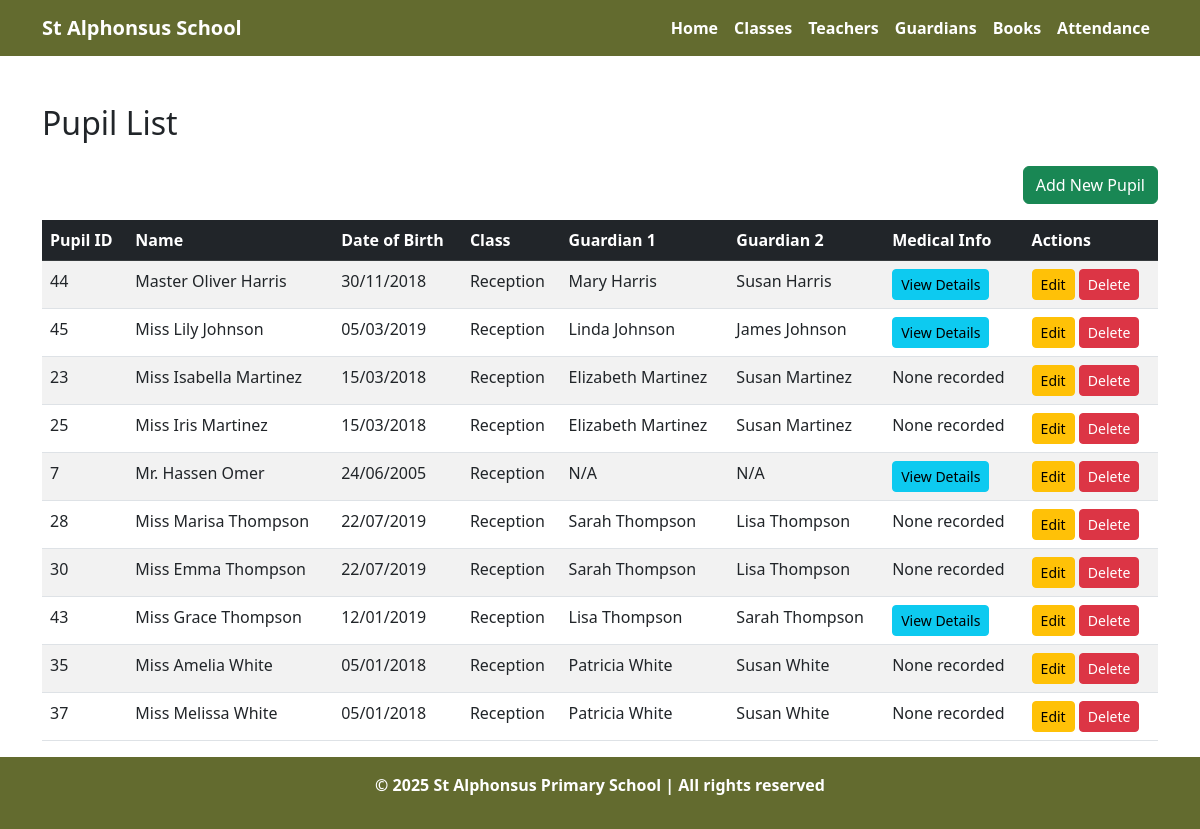
/pupils.php?class_id=1, run on the app's committed database.
### tables this page shows
CREATE TABLE `pupils` (
  `PupilID` int(11) NOT NULL,
  `Title` varchar(10) DEFAULT NULL,
  `FirstName` varchar(50) NOT NULL,
  `Surname` varchar(50) NOT NULL,
  `DOB` date DEFAULT NULL,
  `Address_Line1` varchar(100) DEFAULT NULL,
  `Address_Line2` varchar(100) DEFAULT NULL,
  `Address_Line3` varchar(100) DEFAULT NULL,
  `Postcode` varchar(10) DEFAULT NULL,
  `Medical_Allergy` text DEFAULT NULL,
  `Medical_Vaccination` text DEFAULT NULL,
  `ClassID` int(11) DEFAULT NULL,
  `Guardian1ID` int(11) DEFAULT NULL,
  `Guardian2ID` int(11) DEFAULT NULL,
  `Notes` text DEFAULT NULL
);

CREATE TABLE `classes` (
  `ClassID` int(11) NOT NULL,
  `ClassType` varchar(50) NOT NULL,
  `ClassName` varchar(50) NOT NULL,
  `ClassCapacity` int(11) NOT NULL,
  `ClassNotes` text DEFAULT NULL
);

CREATE TABLE `guardian` (
  `GuardianID` int(11) NOT NULL,
  `GuardianType` varchar(50) DEFAULT NULL,
  `Title` varchar(10) DEFAULT NULL,
  `FirstName` varchar(50) NOT NULL,
  `Surname` varchar(50) NOT NULL,
  `Address_Line1` varchar(100) DEFAULT NULL,
  `Address_Line2` varchar(100) DEFAULT NULL,
  `Address_Line3` varchar(100) DEFAULT NULL,
  `Postcode` varchar(10) DEFAULT NULL,
  `ContactNumber` varchar(15) DEFAULT NULL,
  `EmailAddress` varchar(100) DEFAULT NULL,
  `Notes` text DEFAULT NULL
);

### pupils.php (the view, shortened to what this page needs)
<?php
include 'config.php';
include 'header.php';
$classID = $_GET['class_id'];
$query = "
    SELECT
        p.*,
        c.ClassName,
        g1.FirstName AS Guardian1FirstName,
        g1.Surname AS Guardian1Surname,
        g2.FirstName AS Guardian2FirstName,
        g2.Surname AS Guardian2Surname
    FROM Pupils p
    LEFT JOIN Classes c ON p.ClassID = c.ClassID
    LEFT JOIN Guardian g1 ON p.Guardian1ID = g1.GuardianID
    LEFT JOIN Guardian g2 ON p.Guardian2ID = g2.GuardianID
    WHERE p.ClassID = $classID
    ORDER BY p.Surname ASC
";
$result = $conn->query($query);
?>
<div class="container mt-5">
    <h2 class="mb-4">Pupil List</h2>
    <div class="mb-3 text-end">
        <a href="add_pupil.php" class="btn btn-success">Add New Pupil</a>
    </div>
    <?php if ($result->num_rows > 0):  ?>
        <div class="table-responsive">
            <table class="table table-striped table-hover">
                <thead class="table-dark">
                    <tr>
                        <th>Pupil ID</th>
                        <th>Name</th>
                        <th>Date of Birth</th>
                        <th>Class</th>
                        <th>Guardian 1</th>
                        <th>Guardian 2</th>
                        <th>Medical Info</th>
                        <th>Actions</th>
                    </tr>
                </thead>
                <tbody>
                    <?php while($row = $result->fetch_assoc()):  ?>
                        <tr>
                            <td><?= $row['PupilID'] ?></td>
                            <td><?= $row['Title'] ?> <?= $row['FirstName'] ?> <?= $row['Surname'] ?></td>
                            <td><?= date('d/m/Y', strtotime($row['DOB'])) ?></td>
                            <td><?= $row['ClassName'] ?? 'N/A' ?></td>
                            <td>
                                <?php if ($row['Guardian1FirstName']): ?>
                                    <?= $row['Guardian1FirstName'] ?> <?= $row['Guardian1Surname'] ?>
                                <?php else: ?>
                                    N/A
                                <?php endif; ?>
                            </td>
                            <td>
                                <?php if ($row['Guardian2FirstName']): ?>
                                    <?= $row['Guardian2FirstName'] ?> <?= $row['Guardian2Surname'] ?>
                                <?php else: ?>
                                    N/A
                                <?php endif; ?>
                            </td>
                            <td>
                                <?php if ($row['Medical_Allergy'] || $row['Medical_Vaccination']): ?>
                                    <button class="btn btn-sm btn-info" data-bs-toggle="modal"
                                        data-bs-target="#medicalModal<?= $row['PupilID'] ?>">
                                        View Details
                                    </button>
                                <?php else: ?>
                                    None recorded
                                <?php endif; ?>
                            </td>
                            <td>
                                <a href="edit_pupil.php?id=<?= $row['PupilID'] ?>" class="btn btn-sm btn-warning">
                                    <i class="bi bi-pencil"></i> Edit
                                </a>
                                <a href="delete_pupil.php?id=<?= $row['PupilID'] ?>" class="btn btn-sm btn-danger"
                                    onclick="return confirm('Are you sure you want to delete this pupil?')">
                                    <i class="bi bi-trash"></i> Delete
                                </a>
                            </td>
                        </tr>
                    <?php endwhile;  ?>
                </tbody>
            </table>
        </div>
    <?php else: ?>
        <div class="alert alert-info">No pupils found in the system.</div>
    <?php endif; ?>
</div>
<?php
include 'footer.php';
?>

### header.php (style rules this page uses)
html, body { height: 100%; margin: 0; display: flex; flex-direction: column; }

### data on the page
pupils: PupilID "44", Title "Master", FirstName "Oliver", Surname "Harris", DOB "30/11/2018", ClassID.ClassName "Reception", Guardian1ID.FirstName "Mary", Guardian1ID.Surname "Harris", Guardian2ID.FirstName "Susan", Guardian2ID.Surname "Harris"
pupils: PupilID "45", Title "Miss", FirstName "Lily", Surname "Johnson", DOB "05/03/2019", ClassID.ClassName "Reception", Guardian1ID.FirstName "Linda", Guardian1ID.Surname "Johnson", Guardian2ID.FirstName "James", Guardian2ID.Surname "Johnson"
pupils: PupilID "23", Title "Miss", FirstName "Isabella", Surname "Martinez", DOB "15/03/2018", ClassID.ClassName "Reception", Guardian1ID.FirstName "Elizabeth", Guardian1ID.Surname "Martinez", Guardian2ID.FirstName "Susan", Guardian2ID.Surname "Martinez", shows "None recorded"
pupils: PupilID "25", Title "Miss", FirstName "Iris", Surname "Martinez", DOB "15/03/2018", ClassID.ClassName "Reception", Guardian1ID.FirstName "Elizabeth", Guardian1ID.Surname "Martinez", Guardian2ID.FirstName "Susan", Guardian2ID.Surname "Martinez", Medical_Allergy "None recorded"
pupils: PupilID "7", Title "Mr.", FirstName "Hassen", Surname "Omer", DOB "24/06/2005", ClassID.ClassName "Reception", shows "N/A"
pupils: PupilID "28", Title "Miss", FirstName "Marisa", Surname "Thompson", DOB "22/07/2019", ClassID.ClassName "Reception", Guardian1ID.FirstName "Sarah", Guardian1ID.Surname "Thompson", Guardian2ID.FirstName "Lisa", Guardian2ID.Surname "Thompson", Medical_Allergy "None recorded"
pupils: PupilID "30", Title "Miss", FirstName "Emma", Surname "Thompson", DOB "22/07/2019", ClassID.ClassName "Reception", Guardian1ID.FirstName "Sarah", Guardian1ID.Surname "Thompson", Guardian2ID.FirstName "Lisa", Guardian2ID.Surname "Thompson", shows "None recorded"
pupils: PupilID "43", Title "Miss", FirstName "Grace", Surname "Thompson", DOB "12/01/2019", ClassID.ClassName "Reception", Guardian1ID.FirstName "Lisa", Guardian1ID.Surname "Thompson", Guardian2ID.FirstName "Sarah", Guardian2ID.Surname "Thompson"
pupils: PupilID "35", Title "Miss", FirstName "Amelia", Surname "White", DOB "05/01/2018", ClassID.ClassName "Reception", Guardian1ID.FirstName "Patricia", Guardian1ID.Surname "White", Guardian2ID.FirstName "Susan", Guardian2ID.Surname "White", shows "None recorded"
pupils: PupilID "37", Title "Miss", FirstName "Melissa", Surname "White", DOB "05/01/2018", ClassID.ClassName "Reception", Guardian1ID.FirstName "Patricia", Guardian1ID.Surname "White", Guardian2ID.FirstName "Susan", Guardian2ID.Surname "White", Medical_Allergy "None recorded"
